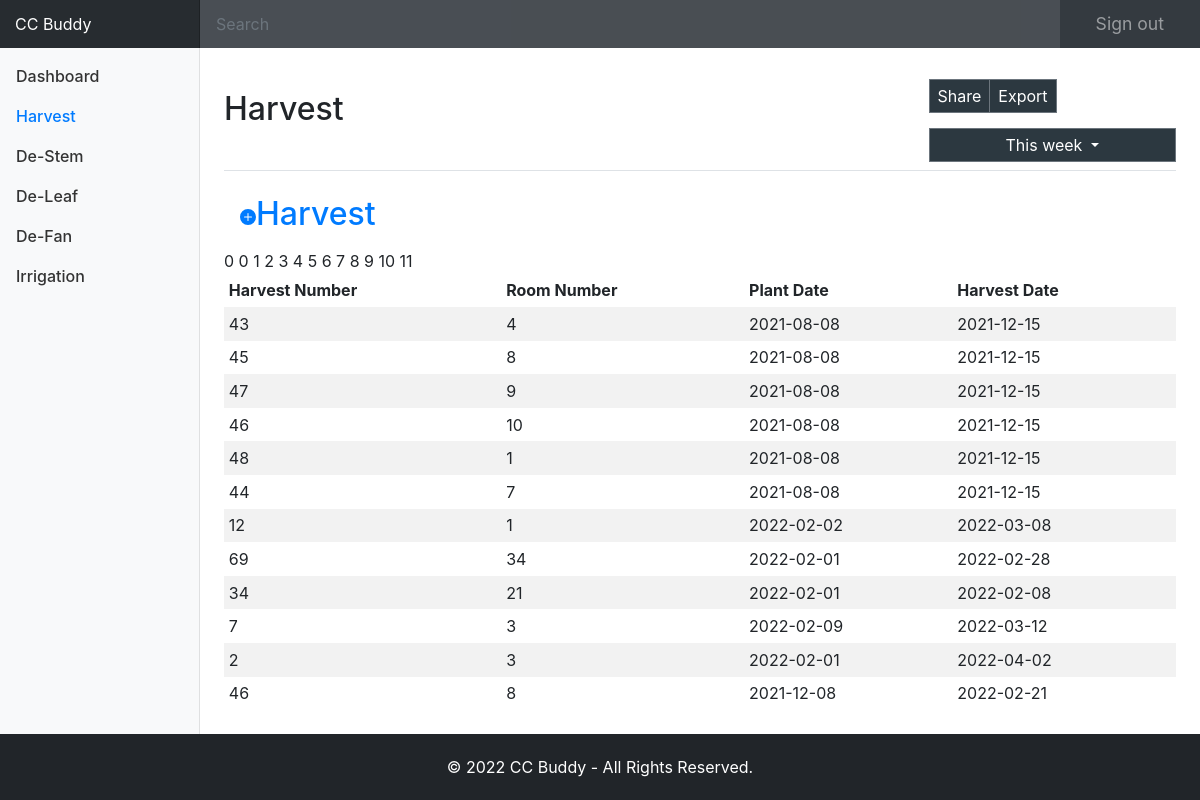
The page /harvest.php on the database its author committed.
### tables this page shows
CREATE TABLE `harvest` (
  `harvest_id` int(11) NOT NULL,
  `harvest_num` int(11) NOT NULL,
  `room_num` int(11) NOT NULL,
  `plant_date` date NOT NULL,
  `harvest_date` date NOT NULL,
  `actual_harvest_date` date NOT NULL
);

### app/classes/class.Database.php (called while the page is built, shortened)
<?php
class Database
{
    public $server = 'localhost';
    public $username = 'root';
    public $password = 'Azsxdcfvgb1';
    public $dbname = 'ccbuddy';
    public function db_connect()
    {
        $mysqli = new mysqli($this->server, $this->username, $this->password, $this->dbname);
        return $mysqli;
    }
}
?>

### app/classes/class.Harvest.php (called while the page is built, shortened)
<?php
class Harvest {
    public static function getAllHarvest(){
        global $database;
        $sql = "SELECT * FROM harvest ";
        $result = mysqli_query($database->db_connect(), $sql);
        return $result;
    }
}

### app/initialize.php (called while the page is built, shortened)
<?php
	require_once('classes/class.Database.php');
	require_once('classes/class.Harvest.php');
    $database = new Database();
?>

### harvest.php (the view, shortened to what this page needs)
<?php require_once('app/initialize.php');
$pageTitle = 'Harvest';
$harvest = new Harvest();
$allHarvest = $harvest->getAllHarvest();
include('app/includes/layout/header.php');
?>
<div class="container-fluid">
  <div class="row">
    <nav class="col-md-2 d-none d-md-block bg-light sidebar">
      <div class="sidebar-sticky">
        <ul class="nav flex-column">
          <li class="nav-item">
            <a class="nav-link" href="index.php">
              Dashboard
            </a>
          </li>
          <li class="nav-item">
            <a class="nav-link active" href="harvest.php">
              Harvest<span class="sr-only">(current)</span>
            </a>
          </li>
          <li class="nav-item">
            <a class="nav-link" href="de_stem.php">
              De-Stem
            </a>
          </li>
          <li class="nav-item">
            <a class="nav-link" href="#">
              De-Leaf
            </a>
          </li>
          <li class="nav-item">
            <a class="nav-link" href="#">
              De-Fan
            </a>
          </li>
          <li class="nav-item">
            <a class="nav-link" href="#">
              Irrigation
            </a>
          </li>
        </ul>
      </div>
    </nav>
    <main role="main" class="col-md-9 ml-sm-auto col-lg-10 px-4">
      <div class="d-flex justify-content-between flex-wrap flex-md-nowrap align-items-center pt-3 pb-2 mb-3 border-bottom">
        <h1 class="h2"><?= $pageTitle; ?></h1>
        <div class="btn-toolbar mb-2 mb-md-0">
          <div class="btn-group mr-2">
            <button type="button" class="btn btn-sm btn-outline-secondary">Share</button>
            <button type="button" class="btn btn-sm btn-outline-secondary">Export</button>
          </div>
          <button type="button" class="btn btn-sm btn-outline-secondary dropdown-toggle">
            This week
          </button>
        </div>
      </div>
      <h2><a class="nav-link" href="add-harvest.php"><svg xmlns="http://www.w3.org/2000/svg" width="16" height="16" fill="currentColor" class="bi bi-plus-circle-fill" viewBox="0 0 16 16">
<path d="M16 8A8 8 0 1 1 0 8a8 8 0 0 1 16 0zM8.5 4.5a.5.5 0 0 0-1 0v3h-3a.5.5 0 0 0 0 1h3v3a.5.5 0 0 0 1 0v-3h3a.5.5 0 0 0 0-1h-3v-3z"></path>
</svg><?= $pageTitle; ?></a></h2>
      <div class="table-responsive">
        <table class="table table-striped table-sm">
          <thead>
            <tr>
              <th>Harvest Number</th>
              <th>Room Number</th>
              <th>Plant Date</th>
              <th>Harvest Date</th>
            </tr>
          </thead>
          <tbody>
            <?=
            $harvestCount = 0;
                foreach ($allHarvest as $harvest):
            ?>
            <tr>
              <td><?= $harvest['harvest_num']; ?></td>
              <td><?= $harvest['room_num']; ?></td>
              <td><?= $harvest['plant_date']; ?></td>
              <td><?= $harvest['harvest_date']; ?></td>
            </tr>
            <?=
                $harvestCount++; endforeach;
            ?>
          </tbody>
        </table>
      </div>
    </main>
  </div>
</div>
</body>
<?php include('app/includes/layout/footer.php'); ?>

### assets/css/dashboard.css (style rules this page uses)
body { font-size: .875rem; }
.sidebar { position: fixed; top: 0; bottom: 0; left: 0; z-index: 100; padding: 48px 0 0; box-shadow: inset -1px 0 0 rgba(0, 0, 0, .1); }
.sidebar-sticky { position: relative; top: 0; height: calc(100vh - 48px); padding-top: .5rem; overflow-x: hidden; overflow-y: auto; }
.sidebar .nav-link { font-weight: 500; color: #333; }
.sidebar .nav-link.active { color: #007bff; }
[role="main"] { padding-top: 133px; }
@media (min-width: 768px) { [role="main"] { padding-top: 48px; } }

### rows shown on the page
harvest: harvest_num "43", room_num "4", plant_date "2021-08-08", harvest_date "2021-12-15"
harvest: harvest_num "45", room_num "8", plant_date "2021-08-08", harvest_date "2021-12-15"
harvest: harvest_num "47", room_num "9", plant_date "2021-08-08", harvest_date "2021-12-15"
harvest: harvest_num "46", room_num "10", plant_date "2021-08-08", harvest_date "2021-12-15"
harvest: harvest_num "48", room_num "1", plant_date "2021-08-08", harvest_date "2021-12-15"
harvest: harvest_num "44", room_num "7", plant_date "2021-08-08", harvest_date "2021-12-15"
harvest: harvest_num "12", room_num "1", plant_date "2022-02-02", harvest_date "2022-03-08"
harvest: harvest_num "69", room_num "34", plant_date "2022-02-01", harvest_date "2022-02-28"
harvest: harvest_num "34", room_num "21", plant_date "2022-02-01", harvest_date "2022-02-08"
harvest: harvest_num "7", room_num "3", plant_date "2022-02-09", harvest_date "2022-03-12"
harvest: harvest_num "2", room_num "3", plant_date "2022-02-01", harvest_date "2022-04-02"
harvest: harvest_num "46", room_num "8", plant_date "2021-12-08", harvest_date "2022-02-21"

### other values the page prints
$pageTitle "Harvest"
$companyName "CC Buddy"
